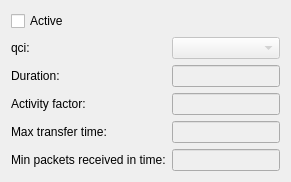
      <widget class="QWidget" name="VOIP">
       <attribute name="title">
        <string>VOIP</string>
       </attribute>
       <layout class="QGridLayout" name="gridLayout">
        <item row="1" column="0">
         <widget class="QLabel" name="label_8">
          <property name="text">
           <string>qci:</string>
          </property>
         </widget>
        </item>
        <item row="1" column="1">
         <widget class="QComboBox" name="comboBoxVoipQci">
          <property name="enabled">
           <bool>false</bool>
          </property>
          <item>
           <property name="text">
            <string/>
           </property>
          </item>
          <item>
           <property name="text">
            <string>1</string>
           </property>
          </item>
          <item>
           <property name="text">
            <string>2</string>
           </property>
          </item>
          <item>
           <property name="text">
            <string>3</string>
           </property>
          </item>
          <item>
           <property name="text">
            <string>4</string>
           </property>
          </item>
          <item>
           <property name="text">
            <string>5</string>
           </property>
          </item>
          <item>
           <property name="text">
            <string>6</string>
           </property>
          </item>
          <item>
           <property name="text">
            <string>7</string>
           </property>
          </item>
          <item>
           <property name="text">
            <string>8</string>
           </property>
          </item>
          <item>
           <property name="text">
            <string>9</string>
           </property>
          </item>
         </widget>
        </item>
        <item row="2" column="0">
         <widget class="QLabel" name="label_5">
          <property name="text">
           <string>Duration:</string>
          </property>
         </widget>
        </item>
        <item row="2" column="1">
         <widget class="QLineEdit" name="lineEditVoipDuration">
          <property name="enabled">
           <bool>false</bool>
          </property>
         </widget>
        </item>
        <item row="3" column="0">
         <widget class="QLabel" name="label_7">
          <property name="text">
           <string>Activity factor:</string>
          </property>
         </widget>
        </item>
        <item row="4" column="1">
         <widget class="QLineEdit" name="lineEditVoipMaxTransferTime">
          <property name="enabled">
           <bool>false</bool>
          </property>
         </widget>
        </item>
        <item row="3" column="1">
         <widget class="QLineEdit" name="lineEditVoipActivityFactor">
          <property name="enabled">
           <bool>false</bool>
          </property>
         </widget>
        </item>
        <item row="4" column="0">
         <widget class="QLabel" name="label_6">
          <property name="text">
           <string>Max transfer time:</string>
          </property>
         </widget>
        </item>
        <item row="5" column="1">
         <widget class="QLineEdit" name="lineEditVoipMinPacketsReceivedInTime">
          <property name="enabled">
           <bool>false</bool>
          </property>
         </widget>
        </item>
        <item row="5" column="0">
         <widget class="QLabel" name="label_9">
          <property name="text">
           <string>Min packets received in time:</string>
          </property>
         </widget>
        </item>
        <item row="0" column="0">
         <widget class="QCheckBox" name="checkBoxVoip">
          <property name="text">
           <string>Active</string>
          </property>
         </widget>
        </item>
       </layout>
      </widget>
